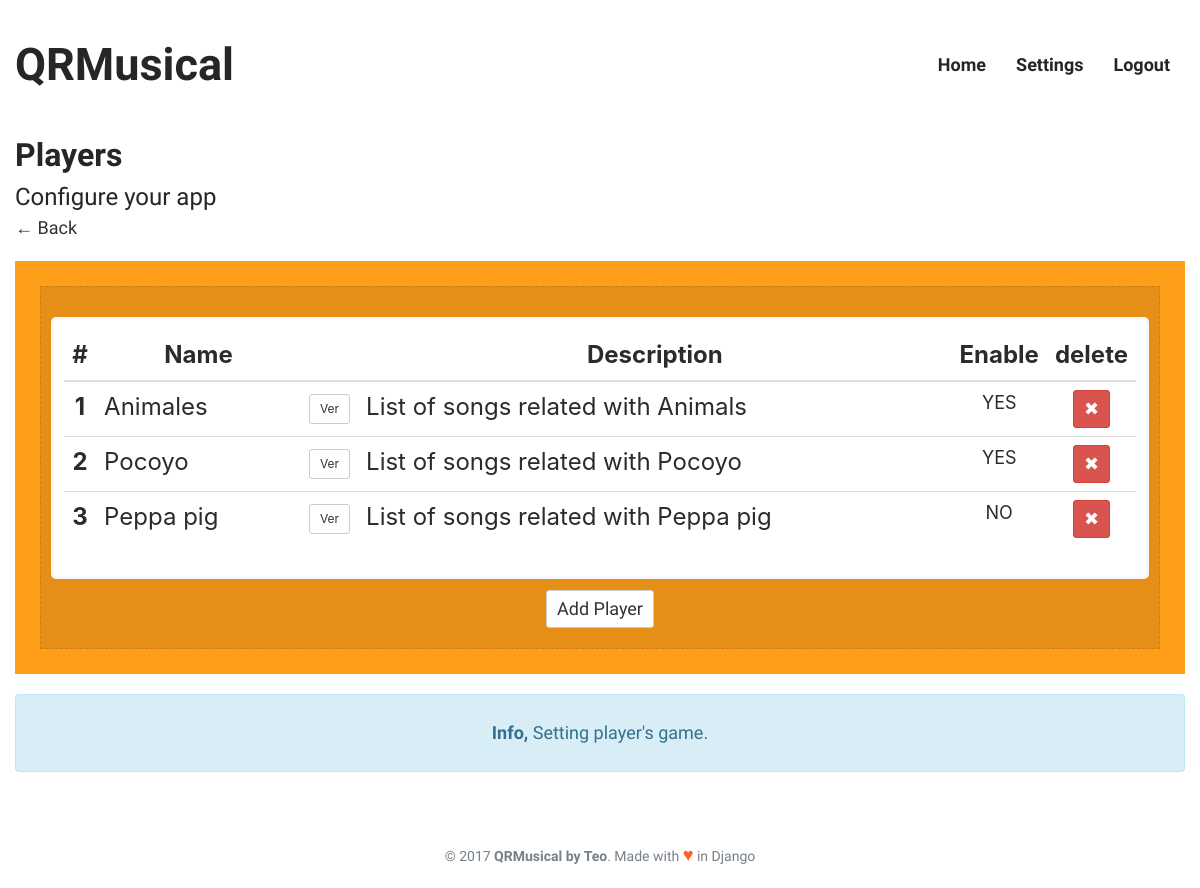
The app's page /settings/players_list/ (signed in), older data.
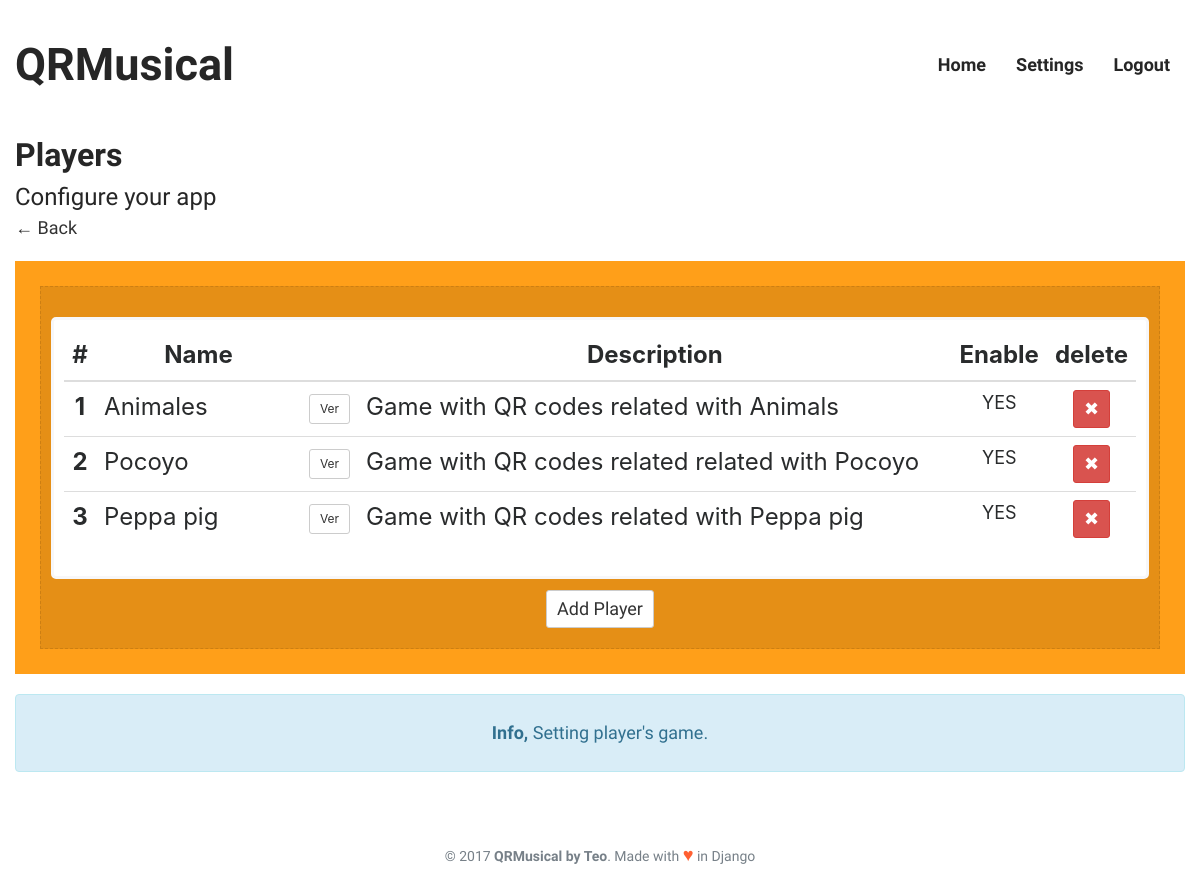
The same page, newer data.
### appQRMusical/models.py (models this page shows, shortened)
class Player(models.Model):
	id = models.AutoField(primary_key=True)
	name = models.CharField(max_length=100)
	description = models.CharField(max_length=200, blank=True)
	enabled = models.BooleanField(default=False)

### appQRMusical/views.py (the view)
# urls.py: url(r'^settings/players_list/$', Players_list.as_view(), name='players_list'),
class Players_list(LoginRequiredMixin, ListView):
	model = Player
	template_name="players_list.html"
	login_url='/login/'
	redirect_field_name = "/login/"
	def get_context_data(self, **kwargs):
		context = super(Players_list, self).get_context_data(**kwargs)
		context['QRM_color'] = "QRM_orange"
		context['message_alert'] = "alert-info"
		context['message_head'] = "Info, "
		context['message_text'] = "Setting player's game."
		context['title'] = "Players"
		context['subtitle'] = "Configure your app"
		return context

### appQRMusical/templatetags/zbar_extras.py (called while the page is built)
@register.simple_tag
def stop_cam():
	print("Stop Cam")
	if global_vars.zbar_status != None:
		os.system("ps -A | grep zbar| awk '{print $1}' | xargs kill -9 $1")
		global_vars.zbar_status = None
		global_vars.message = 'Get close QR code to cam'
		global_vars.cam = 1

@register.simple_tag
def restart_game_vars():
	print("Reset game's global vars")
	global_vars.game_fail = 0
	global_vars.game_success = 0
	global_vars.game_initialized = False
	global_vars.last_message = global_vars.message
	global_vars.message_alert = "alert-info"
	global_vars.game_image = "/files/static/Who.png"
	global_vars.game_image = ""
	global_vars.game_display = "none"

### appQRMusical/templates/players_list.html (shortened to what this page needs)
{% extends "body.html" %}
{% block content_wrapper %}
<a href="{% url 'settings' %}">
	<div>
		<p>← Back</p>
	</div>
</a>
<div class="col-sm-12 QRM_box {{QRM_color}}">
	<div class="QRM_box_in">
		<div class="QRM_wrapper_table">
			<table class="table table-hover">
				<thead>
					<tr>
						<th>#</th>
						<th>Name</th>
						<th></th>
						<th>Description</th>
						<th>Enable</th>
						<th>delete</th>
			    	</tr>
				</thead>
				<tbody>
					{% for object in object_list %}
						<tr onclick="document.location = '{% url 'update_player' object.id %}';">
		      				<th scope="row" style="width: 3%;">{{ object.id }}</th>
		      				<td style="width: 20%;">
		      					{{ object.name }}
		      				</td>
		      				<td>
								<a href="{% url 'update_player' object.id %}" class="btn btn-sm btn-default">Ver</a>
		      				</td>
		      				<td style="width: 60%;">{{ object.description }}</td>
							<td>
								<center>
								<p>{% if object.enabled %}YES{% else %}NO{% endif %}</p>
								</center>
							</td>
							<td>
								<form action="{% url 'multimedia_delete' object.id %}" method="post">
									<center>
										<button type="submit" class="btn btn-danger btn-sm">
											<p>✖</p>
										</button>
									</center>
								</form>
							</td>
		    			</tr>
					{% endfor %}
				</tbody>
			</table>
		</div>
		<a href="{% url 'create_player' %}">
			<div class="btn btn-sm btn-default">
				<p>Add Player</p>
			</div>
		</a>
	</div>
</div>
{% include "message.html" %}
{% endblock content_wrapper %}

### appQRMusical/templates/body.html
{% extends "base.html" %}
{% block body %}
<div class="container">
	<div class="row">
		<h1>{{ title }}</h1>
        <h2>{{ subtitle }}</h2>
		{% block content_wrapper %}
		{% endblock content_wrapper %}
	</div>
</div>
{% endblock body %}

### appQRMusical/templates/base.html (shortened to what this page needs)
<!DOCTYPE html>
{% load staticfiles %}
{% load zbar_extras %}
<html lang="es">
	<head>
		<link href="{% static 'css/bootstrap.min.css' %}" rel="stylesheet" type="text/css">
		<link href="{% static 'css/QRMusical.css' %}" rel="stylesheet" type="text/css">
	</head>
	<body>
		<div id="sidebar" class="navbar QRM_nav navbar-static-top">
			<div class="container QRM_container">
				<div class="navbar-header">
					<a class="navbar-brand QRM_navbar-brand" href="/">QRMusical</a>
				</div>
				<div class="navbar-collapse collapse" style="height: 1px;">
					<ul class="nav navbar-nav QRM_navbar_nav">
						<li><a href="/">Home</a></li>
						<li><a href="/settings/">Settings</a></li>
						{% if user.is_authenticated %}
							<li><a href="/logout/">Logout</a></li>
						{% else %}
							<li><a href="/login/">Login</a></li>
						{% endif %}
					</ul>
				</div>
			</div>
		</div>
		<div id="content">
			{% block body %}{% endblock body %}
		</div>
		<footer>
			<div class="container">
				<center>
					<div class="text" style="color: #778088">
						© 2017
						<strong>QRMusical by Teo</strong>.
						Made with <span class="QRM_love">♥</span> in Django
					</div>
				</center>
			</div>
		</footer>
	</body>
</html>

### appQRMusical/templates/message.html
<div class="col-sm-12 QRM_box alert {{ message_alert }}">
<p>
	<strong>
		{{ message_head }}
	</strong>
	{{ message_text }}
</p>
</div>

### appQRMusical/static/css/QRMusical.css (style rules this page uses)
.QRM_nav { font-size: 18px; color: #262626; font-weight: bold; }
.QRM_navbar_nav { float:right; }
.QRM_navbar-brand { font-size: 45px; }
.QRM_container { padding: 40px 0px 20px 0px; }
.QRM_box { margin-left: auto; margin-right: auto; margin-top: 20px; padding: 25px; text-align: center; font-size: 24px; line-height: 36px; -webkit-transition-duration: 0.4s; transition-duration: 0.4s; }
.QRM_box_in { border-style: dashed; border-width: thin; border-color: rgba(0, 0, 0, 0.1); background-color: rgba(0, 0, 0, 0.1); color: #fff; padding: 20px; }
.QRM_orange { background-color: #FF9F19; }
.QRM_love { color: #ff6032; font-size: 1.3em; }
.QRM_wrapper_table { padding: 1.5rem; margin-right: 0; margin-bottom: 0; margin-left: 0; border-width: .2rem; position: relative; padding: 1rem; margin: 1rem -1rem; border: solid #f7f7f9; background-color: white; border-radius: 5px; }
h1 { font-size: 32px; line-height: 1.5; font-weight: 600; color: #262626; margin: 0; }
h2 { font-weight: 300; color: #262626; font-size: 24px; line-height: 1.5; margin: 0; }
body { font-family: 'Source Sans Pro', Helvetica, Arial, sans-serif; -webkit-font-smoothing: antialiased; }
a { color: inherit; text-decoration: none; }
p { margin: 0; font-size: 18px; line-height: 26px; font-weight: 400; }
footer { padding: 50px 0px 20px 0px; }
table { font-family: -apple-system,system-ui,BlinkMacSystemFont,"Segoe UI",Roboto,"Helvetica Neue",Arial,sans-serif; color: #292b2c; }
td { text-align: left; vertical-align: middle; }
th { text-align: -webkit-center; }

Row changes from the older to the newer data that the page shows:
changed Player "Animales": description "List of songs related with Animals" → "Game with QR codes related with Animals"
changed Player "Pocoyo": description "List of songs related with Pocoyo" → "Game with QR codes related related with Pocoyo"
changed Player "Peppa pig": description "List of songs related with Peppa pig" → "Game with QR codes related with Peppa pig"; enabled "NO" → "YES"
